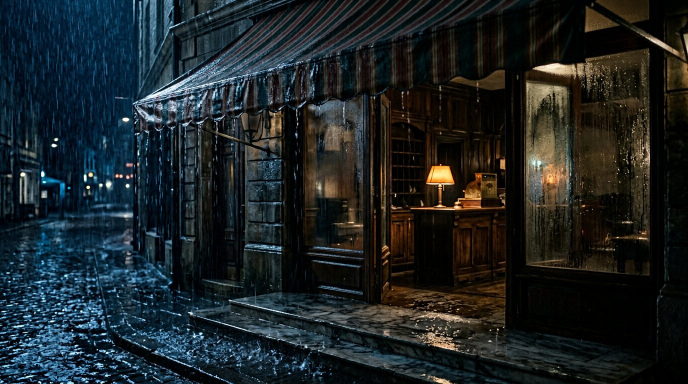
#> input picture videos/team-a/reel-v09-cinematic/plates/shot_01.jpg, 1376 x 768 px (shown at 1/2 size); its folder holds only this picture in this run
$ python -i house_motion.py   (imports and definitions only)
#> lines starting #> are read from the running program, lines starting #| are printed output that depends on the picture
#> further down, picture is the input picture: shape (768, 1376, 3); mean B, G, R 37.7, 35.5, 28.5
#!/usr/bin/env python3
"""
House Look Optical Motion, 500T Halation Bloom & Parallax Storm Compositor (`look/house_motion.py`).

Memory-lean (< 240 MB RAM) streaming shot renderer for 1920x1080 @ 30 fps CFR:
  - Trilinear 33x33x33 .cube 3D LUT evaluation
  - Photochemical 500T red-amber halation bloom (dual-sigma emulsion back-scatter on bright practicals)
  - Sub-pixel continuous camera moves (BICUBIC Image.Transform.EXTENT -> zero integer-pixel judder, zero freezedetect)
  - Multi-plane parallax rain (far wash + near fast streaks + vertical oculus/window-masked rain) + drifting storm mist
  - Temporal film grain via ffmpeg `noise=alls=4:allf=t+u`
"""

import math
import subprocess
from typing import Callable, Optional
import numpy as np
from PIL import Image, ImageDraw, ImageFilter

W_DEFAULT = 1920
H_DEFAULT = 1080
FPS_DEFAULT = 30


# [39 lines left out: functions load_cube_lut, apply_lut_trilinear, not called in this run]


def apply_halation_bloom(
    img01: np.ndarray,
    threshold: float = 0.72,
    strength: float = 0.22,
    tint_rgb: tuple[float, float, float] = (1.00, 0.38, 0.08),
) -> np.ndarray:
    """
    Simulate 35mm tungsten negative halation (red-orange back-scatter off the film base around bright
    practical lamps and specular highlights). Runs once per plate before per-frame camera motion so RAM
    and CPU stay minimal.
    """
#> called with threshold = 0.72, strength = 0.22, tint_rgb = (1, 0.38, 0.08)
    luma = 0.2126 * img01[:, :, 0] + 0.7152 * img01[:, :, 1] + 0.0722 * img01[:, :, 2]
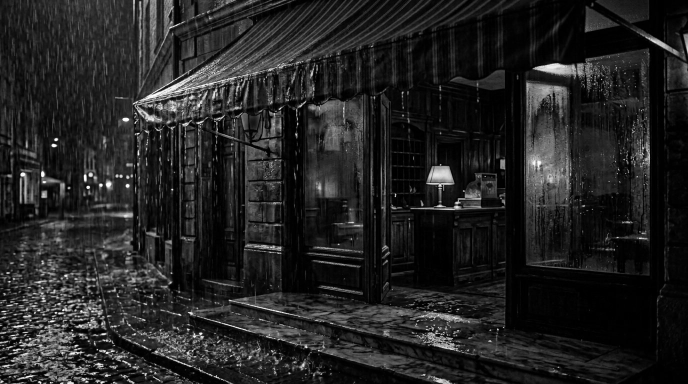
#> luma: shape (768, 1376) float64 (shown at 1/2 size); min 0, max 254.9, mean 35.5
    hi = np.clip((luma - threshold) / max(1.0 - threshold, 1e-4), 0.0, 1.0) ** 1.35
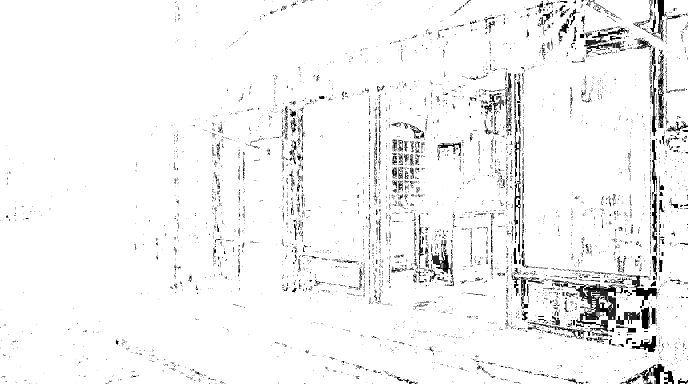
#> hi: shape (768, 1376) float64 (shown at 1/2 size); min 0, max 1, mean 0.954
    hi_u8 = Image.fromarray((hi * 255.0 + 0.5).astype(np.uint8))

    tight = np.array(hi_u8.filter(ImageFilter.GaussianBlur(radius=6.5)), dtype=np.float32) / 255.0
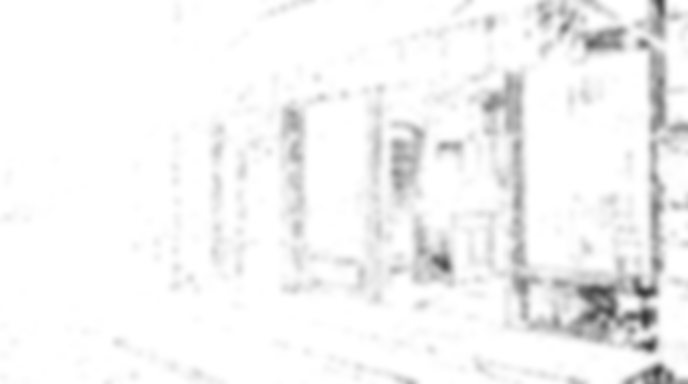
#> tight: shape (768, 1376) float32 (shown at 1/2 size); min 0.216, max 1, mean 0.954
    wide = np.array(hi_u8.filter(ImageFilter.GaussianBlur(radius=24.0)), dtype=np.float32) / 255.0
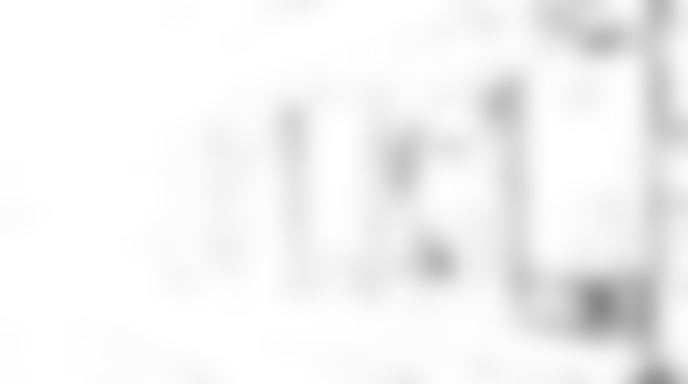
#> wide: shape (768, 1376) float32 (shown at 1/2 size); min 0.525, max 1, mean 0.954
    scatter = (0.62 * tight + 0.38 * wide) * np.float32(strength)
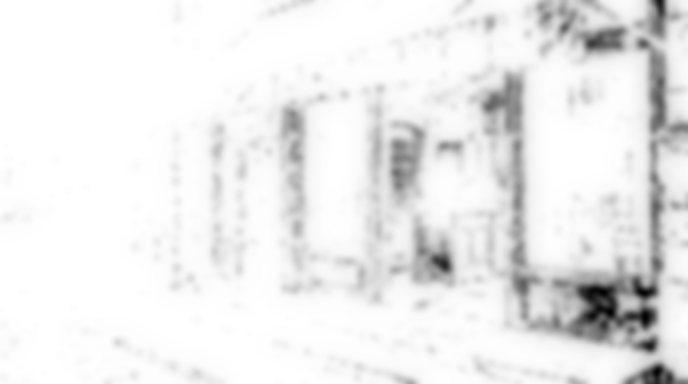
#> scatter: shape (768, 1376) float32 (shown at 1/2 size); min 0.0864, max 0.22, mean 0.21; drawn with min black and max white

    tint = np.array(tint_rgb, dtype=np.float32)[None, None, :]
    bloom = np.clip(scatter[:, :, None] * tint, 0.0, 0.65)
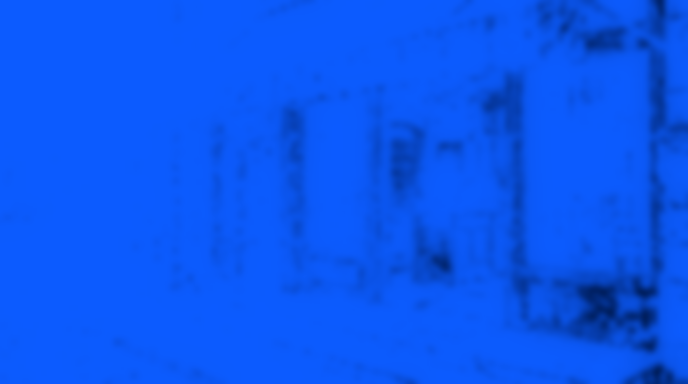
#> bloom: shape (768, 1376, 3) float32 (shown at 1/2 size); mean of channels 0, 1, 2 0.21, 0.0799, 0.0168; drawn with min black and max white
    # Screen blend preserves highlight roll-off without hard clipping
    return np.clip(1.0 - (1.0 - img01) * (1.0 - bloom), 0.0, 1.0).astype(np.float32)
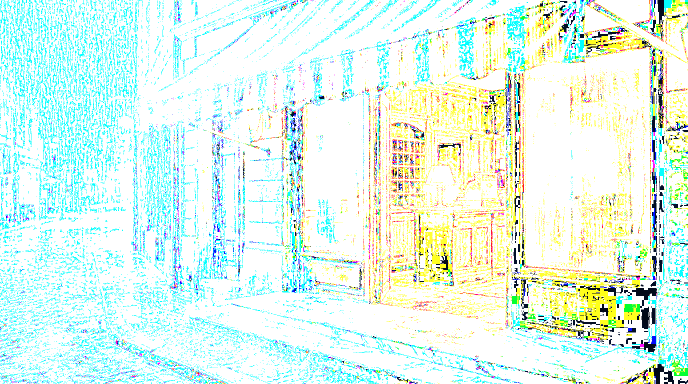
#> returned value: shape (768, 1376, 3) float32 (shown at 1/2 size); mean of channels 0, 1, 2 0.919, 0.964, 0.878; drawn as B, G, R


# [149 lines left out: functions build_rain_tile, build_mist_tile, render_moving_shot_clip, not called in this run]

>>> import cv2
>>> picture = cv2.imread('plates/shot_01.jpg')
>>> result = apply_halation_bloom(picture)

$ run again, on videos/team-a/reel-v09-cinematic/plates/shot_02.jpg
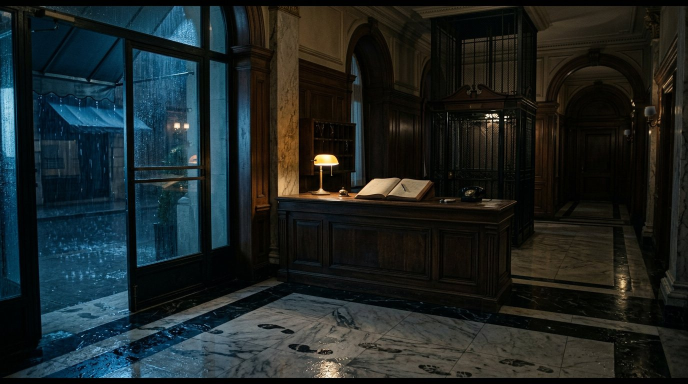
#> input picture videos/team-a/reel-v09-cinematic/plates/shot_02.jpg, 1376 x 768 px (shown at 1/2 size)
#> picture is the input picture: shape (768, 1376, 3); mean B, G, R 36.3, 36.4, 28.9
#> in apply_halation_bloom, `bloom = np.clip(scatter[:, :, None] * tint, 0.0, 0.65)`:
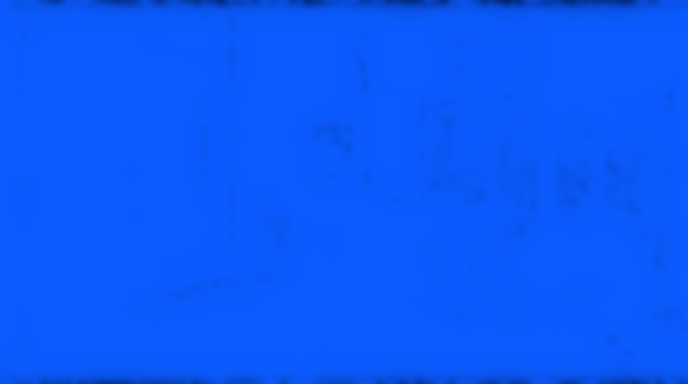
#> bloom: shape (768, 1376, 3) float32 (shown at 1/2 size); mean of channels 0, 1, 2 0.216, 0.0824, 0.0174; drawn with min black and max white
#> in apply_halation_bloom, `return np.clip(1.0 - (1.0 - img01) * (1.0 - bloom), 0.0, 1.0).astype(n..`:
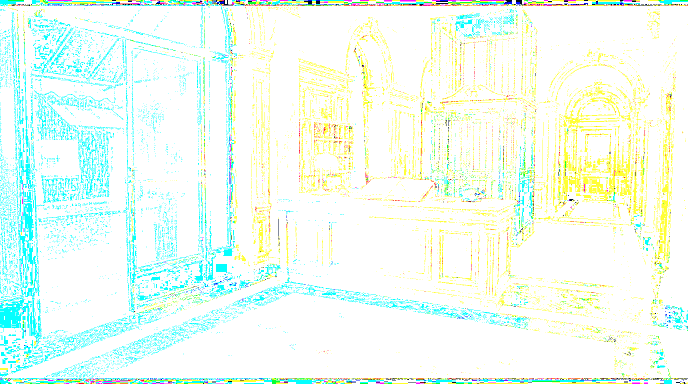
#> returned value: shape (768, 1376, 3) float32 (shown at 1/2 size); mean of channels 0, 1, 2 0.949, 0.991, 0.934; drawn as B, G, R

$ run again, on videos/team-a/reel-v09-cinematic/plates/shot_03.jpg
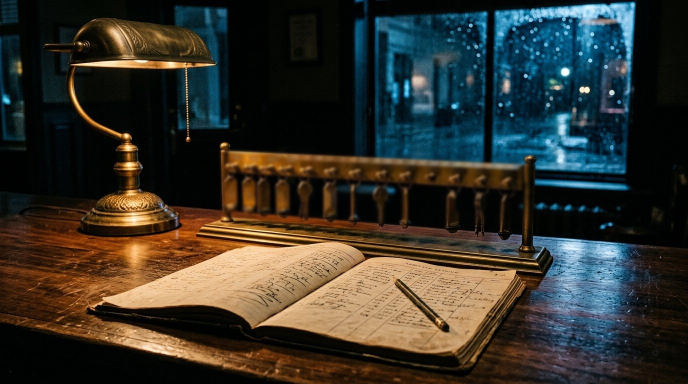
#> input picture videos/team-a/reel-v09-cinematic/plates/shot_03.jpg, 1376 x 768 px (shown at 1/2 size)
#> picture is the input picture: shape (768, 1376, 3); mean B, G, R 43.8, 51.5, 53.2
#> in apply_halation_bloom, `bloom = np.clip(scatter[:, :, None] * tint, 0.0, 0.65)`:
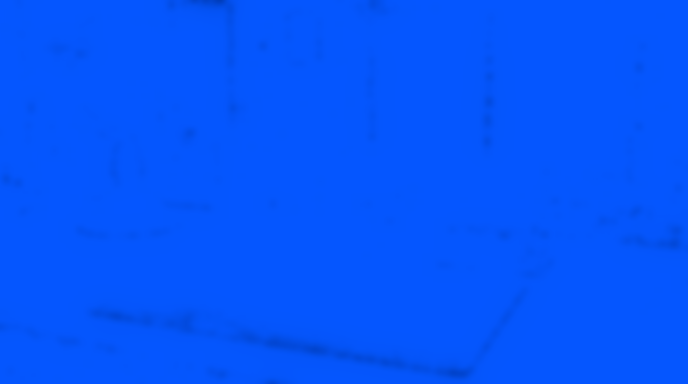
#> bloom: shape (768, 1376, 3) float32 (shown at 1/2 size); mean of channels 0, 1, 2 0.218, 0.0831, 0.0175; drawn with min black and max white
#> in apply_halation_bloom, `return np.clip(1.0 - (1.0 - img01) * (1.0 - bloom), 0.0, 1.0).astype(n..`:
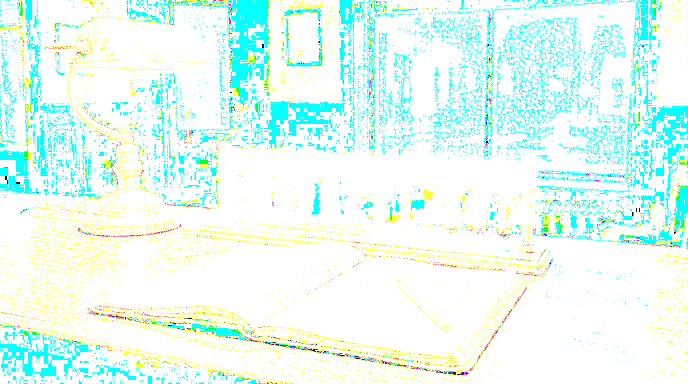
#> returned value: shape (768, 1376, 3) float32 (shown at 1/2 size); mean of channels 0, 1, 2 0.963, 0.995, 0.896; drawn as B, G, R
